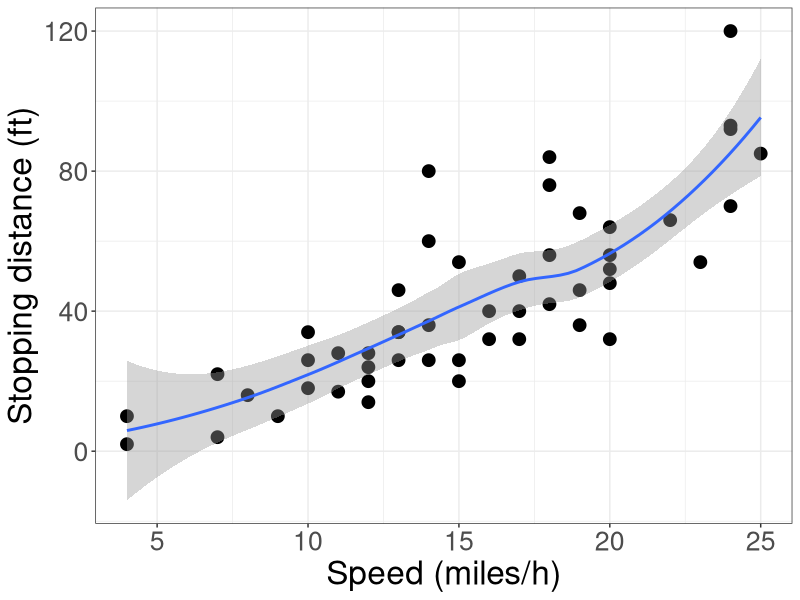
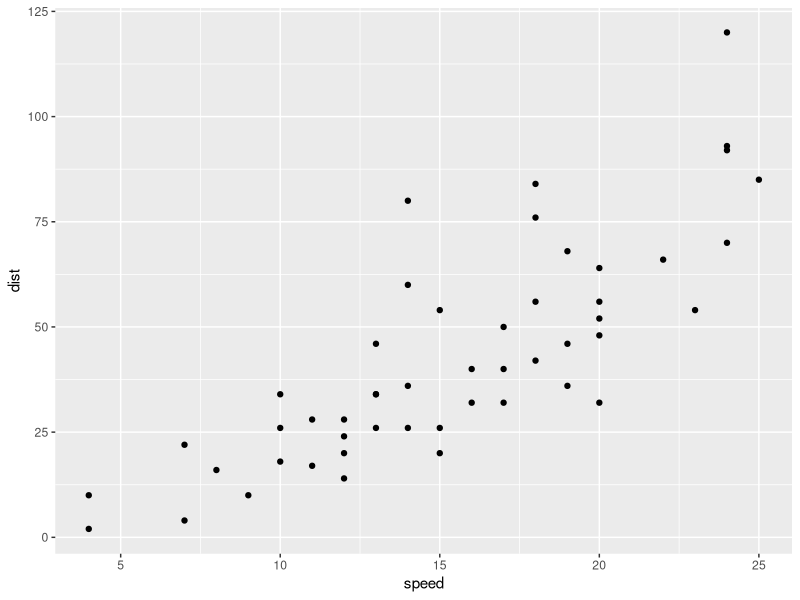
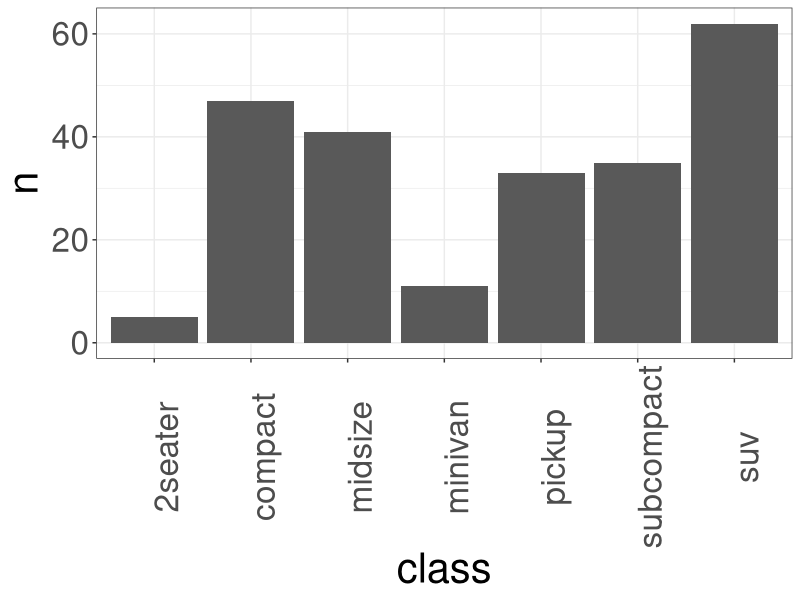

Recreate these plots in R, in order.
## ---- chunk 1
knitr::opts_chunk$set(echo = TRUE)
library(tidyverse)
my_theme = theme_bw() + 
  theme(text = element_text(size=18))
## ---- chunk 2
library(tidyverse)
library(kableExtra)
## ---- chunk 3
#| echo: false
#| fig-width: 6.5
#| fig-height: 4
#| fig.align: center
cars |> ggplot(aes(speed, dist)) + geom_point(size=4) +
  geom_smooth() + 
    theme_bw() + 
  theme(text=element_text(size=24)) +
  labs(x = "Speed (miles/h)",
       y = "Stopping distance (ft)")
## ---- chunk 4
cars |> ggplot(aes(speed, dist)) + geom_point()
## ---- chunk 5
mpg |> count(class) |> kable() |> kable_styling()
## ---- chunk 6
#| label: demo-figure
#| fig-cap: "The number of observations tabulated by class of car."
mpg |> count(class) |> ggplot(aes(x = class, y = n)) + geom_col() + 
  theme_bw() + theme(text=element_text(size=30)) +
  theme(axis.text.x = element_text(angle=90))
